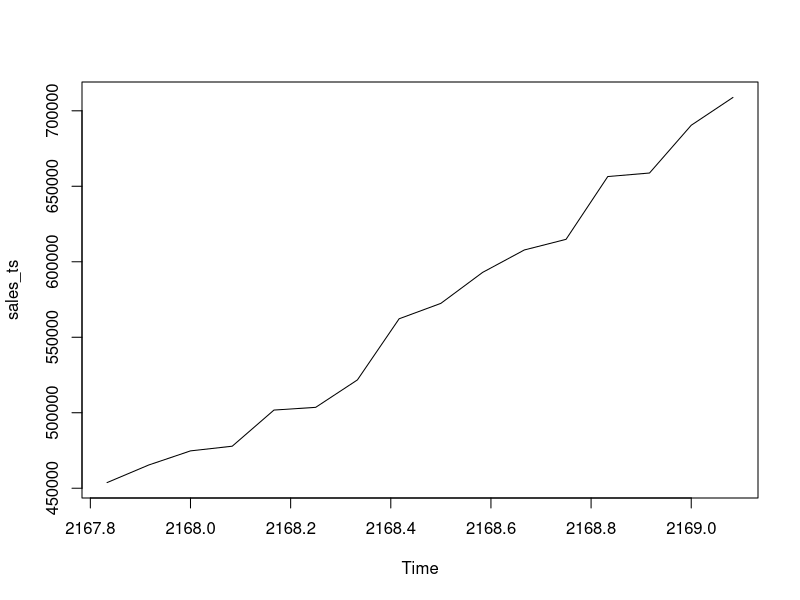
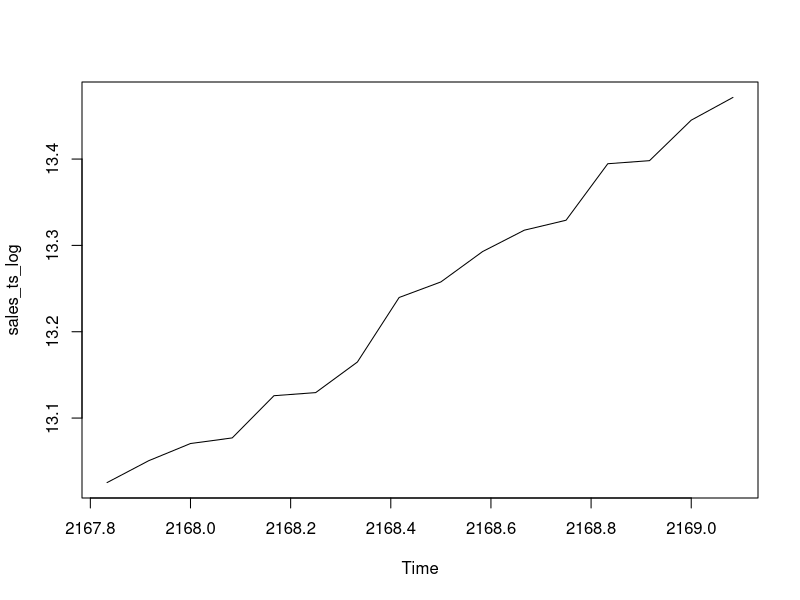
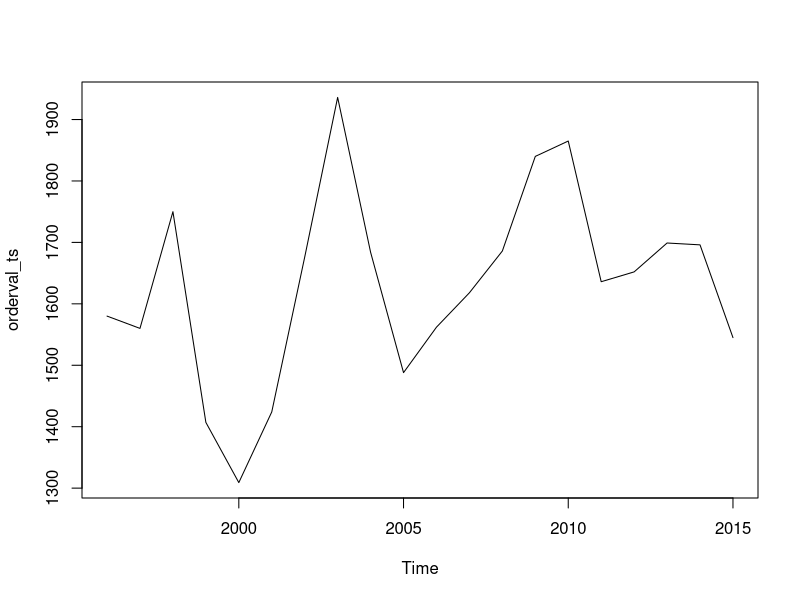
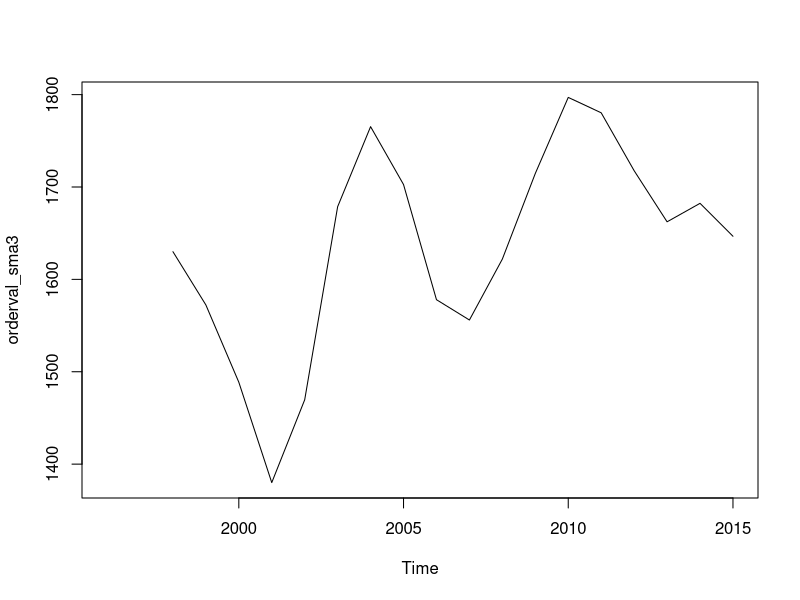
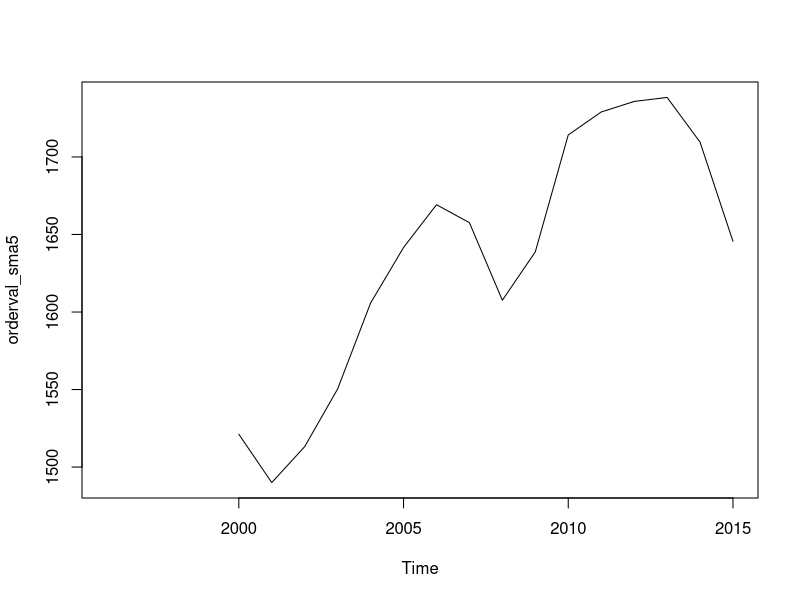
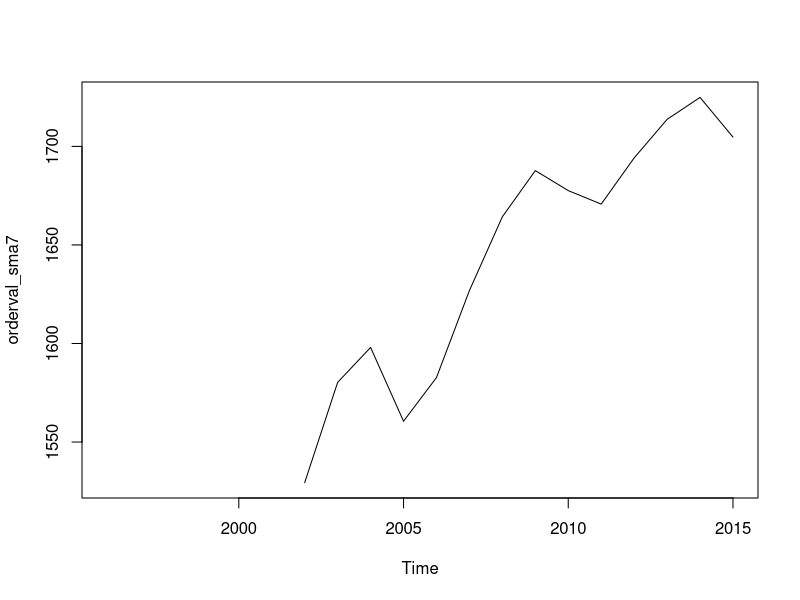
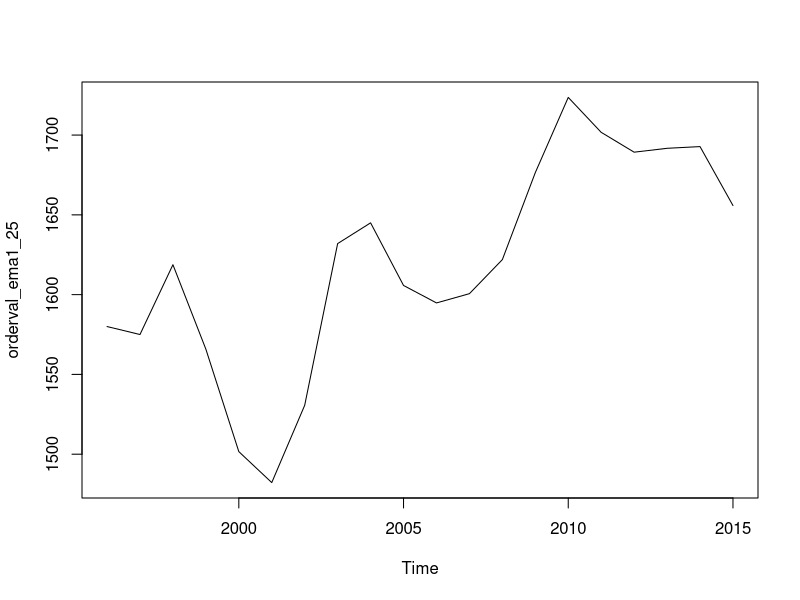
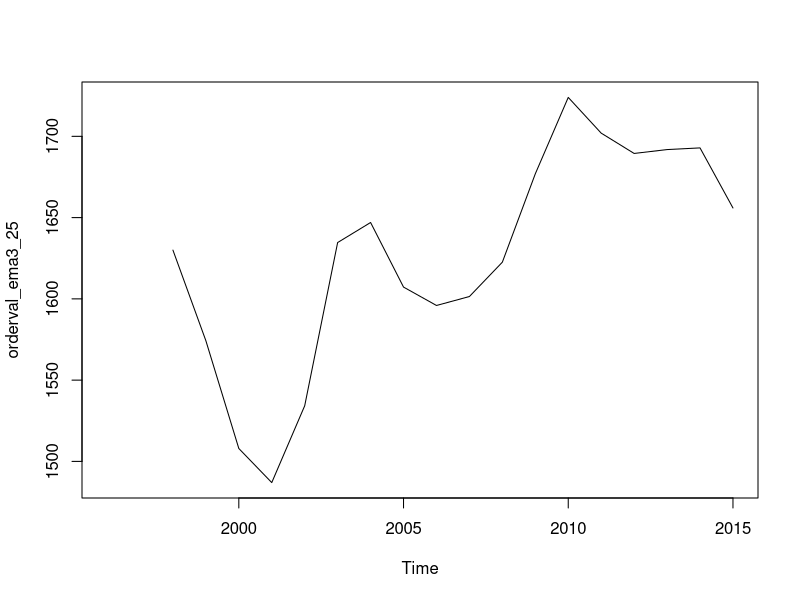

Source code (R) for these figures, in order: (Note: this script raises an error after producing the figures.)
#Creating a time series
sales <- c(453735,465404,474742,477841,501775,503578,521750,562246,572453,592955,607816,614864,656448,658781,690422,708860)

#Yearly time series
sales_ts <- ts(sales, start = 2000,end = 2015, frequency = 1)

#Quarterly time series
sales_ts <- ts(sales, start = 2000,end = 2015, frequency = 4)

#Monthly time series
sales_ts <- ts(sales, start = c(2000 ,end = 2015), frequency = 12)

#Plotting time series
plot.ts(sales_ts)

#Transformation of timeseries in case of seasonal and random fluctuations
sales_ts_log <- log(sales_ts)

plot.ts(sales_ts_log)

#Decomposing time series
library(TTR)

#In case fluctuations are present and you want to smooth the time series
orderval <- c(1580,1560,1750,1407,1309,1424,1676,1936,1684,1488,1562,1618,1686,1840,1865,1636,1652,1699,1696,1545)
orderval_ts <- ts(orderval, start = 1996,end = 2015,frequency = 1)
plot.ts(orderval_ts)
orderval_sma3 <- SMA(orderval_ts,3)
plot.ts(orderval_sma3)
orderval_sma5 <- SMA(orderval_ts,5)
plot.ts(orderval_sma5)
orderval_sma7 <- SMA(orderval_ts,7)
plot.ts(orderval_sma7)

#Exponential smoothing
orderval_ema1_25 <- EMA(orderval_ts,1,ratio = .25)
plot.ts(orderval_ema1_25)
        
orderval_ema3_25 <- EMA(orderval_ts,3,ratio = .25)
plot.ts(orderval_ema3_25)

orderval_ema3_5 <- EMA(orderval_ts,3, ratio = .5)
plot.ts(orderval_ema3_5)

orderval_ema3_75 <- EMA(orderval_ts,3, ratio = .75)
plot.ts(orderval_ema3_75)

sales_ts_decompose <- decompose(sales_ts)
plot(sales_ts_decompose)

sales_ts_without_random <- sales_ts -sales_ts_decompose$random
sales_ts_without_random
